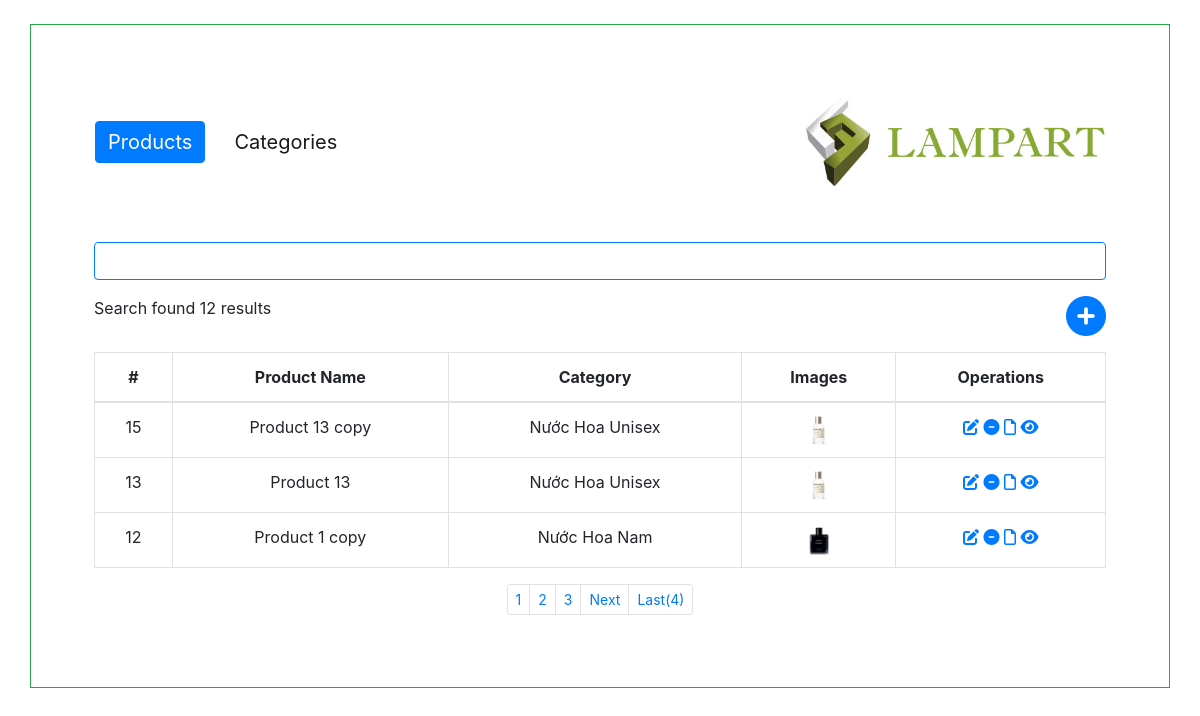
The page / on the database its author committed.
### tables this page shows
CREATE TABLE `products` (
  `id` int(11) NOT NULL,
  `name` varchar(255) NOT NULL,
  `category_id` int(11) NOT NULL,
  `thumb` varchar(255) NOT NULL
);

CREATE TABLE `categories` (
  `id` int(11) NOT NULL,
  `name` varchar(255) NOT NULL
);

### System/Core/Controller.php (called while the page is built, shortened)
<?php
class Controller extends Request
{
    public function view($master, $data)
    {
        extract($data);
        include __VIEW__ . $master . '.php';
    }
}

### App/Controllers/MainController.php (called while the page is built, shortened)
<?php
class MainController extends Controller
{
    protected $categoryModel;
    protected $productModel;
    public function __construct()
    {
        $this->categoryModel = new CategoryModel;
        $this->productModel = new ProductModel;
    }
    public function index()
    {
        $search = null;
        $limit  = 3;
        $page   = 1;
        $numRows = $this->productModel->getCountAll($search);
        $numRows = $numRows->num_rows;
        $sumPage = ceil($numRows / $limit);
        $offset = ($page - 1) * $limit;
        return $this->view('index', [
            'title' => 'Bài Test Lampart',
            'menus' => $this->categoryModel->get(),
            'products' => $this->productModel->get($limit, $offset, $search),
            'sumPage' => $sumPage,
            'page' => $page,
            'count' => $numRows
        ]);
    }
}

### System/Core/App.php (called while the page is built, shortened)
<?php
class App extends Route
{
    public function __construct()
    {
        try{
            $classController = new $nameController;
            call_user_func_array([$classController, $this->method], $this->params);
        }catch (Exception $err){
            $this->viewError($err->getCode(), $err);
        }
    }
}

### public/index.php (called while the page is built, shortened)
<?php
new System\Core\App;

### System/Core/Database.php (called while the page is built, shortened)
<?php
class Database
{
    protected function connectMysql($info = []){
        $this->conn = new mysqli($info['hostname'], $info['username'], $info['password'], $info['dbname']);
        return $this;
    }
}

### System/Core/Model.php (called while the page is built, shortened)
<?php
abstract class Model extends Database
{
    public function query($sql = '')
    {
        $result = $this->conn->query($sql);
        return $result ? $result : null;
    }
    public function getAll($sql= '')
    {
        $result = $this->query($sql);
        $data = [];
        while ($row = $result->fetch_assoc())
        {
            $data[] = $row;
        }
        return $data;
    }
}

### App/Models/ProductModel.php (called while the page is built, shortened)
<?php
class ProductModel extends Model
{
    protected $table = 'products';
    public function get($limit = 10, $offset = 0, $search = null)
    {
        $sql = "SELECT $this->table.id, $this->table.name, $this->table.thumb, categories.name as category, categories.id as category_id
        FROM $this->table LEFT JOIN categories ON $this->table.category_id = categories.id";
        $sql .= " ORDER BY $this->table.id desc LIMIT $limit OFFSET $offset";
        return  $this->getAll($sql);
    }
    public function getCountAll($search = null)
    {
        $sql = "SELECT $this->table.id FROM $this->table LEFT JOIN categories ON $this->table.category_id = categories.id";
        return $this->query($sql);
    }
}

### config/database.php (called while the page is built)
<?php
$_Config['database'] =
    [
        'hostname' => 'localhost',
        'username'   => 'root',
        'password'   => '',
        'dbname'   => 'lampart',
        'charset'    => 'utf8'
    ];

### App/Views/index.php (the view, shortened to what this page needs)
<!DOCTYPE html>
<html lang="en">
<head>
    <link rel="stylesheet" href="https://cdn.jsdelivr.net/npm/bootstrap@4.6.2/dist/css/bootstrap.min.css">
    <link rel="stylesheet" href="https://cdnjs.cloudflare.com/ajax/libs/font-awesome/6.2.0/css/all.min.css">
</head>
<body>
    <div class="container border border-success mt-4 mb-4 p-5">
        <div class="container border-success mt-3">
            <nav class="row navbar navbar-expand-lg navbar-light bg-white mb-5">
                <a class="navbar-brand btn btn-primary text-white" href="#">Products</a>
                <a class="navbar-brand btn" href="#">Categories</a>
                <img class="ml-auto" width="300" src="./img/logo.jpg" alt="">
            </nav>
            <section class="pb-4">
                <div class="form-outline mb-4">
                    <form action="" class="d-inline">
                        <input id="search-input" type="search" name="search" class="form-control mb-3 border-primary" value="<?=isset($_GET['search']) ? $_GET['search'] : ''?>">
                        <label class="form-label" for="datatable-search-input">Search found <?=$count?> results</label>
                    </form>
                    <a id="add" href="javascript:void(0)" class="float-right text-primary" data-toggle="modal" data-target="#form-modal"><i class="float-right fa-solid fa-circle-plus h1 "></i></a>
                </div>
                <table class="text-center table datatable-table table-bordered">
                    <thead class="datatable-header">
                        <tr>
                            <th>#</thtyle=>
                            <th>Product Name</th>
                            <th>Category</th>
                            <th>Images</th>
                            <th>Operations</th>
                        </tr>
                    </thead>
                    <tbody class="datatable-body">
                        <?php
                        foreach ($products as $v) {
                        ?>
                            <tr>
                                <td><?= $v['id'] ?></td>
                                <td><?= $v['name'] ?></td>
                                <td><?= $v['category'] ?></td>
                                <td><a href="./<?= $v['thumb'] ?>" target="_blank"><img src="./<?= $v['thumb'] ?>" alt="" style="width: 30px;"></a></td>
                                <td>
                                    <a href="javascript:void(0)" data-toggle="modal" data-target="#form-modal" onclick="showFormEdit(<?= $v['id'] ?>)" title="Sửa"><i class="fa-solid fa-pen-to-square"></i></a>
                                    <a href="javascript:void(0)" data-toggle="modal" data-target="#confirm" onclick="showConfirm(<?= $v['id'] ?>, 'delete')" title="Xóa"><i class="fa-solid fa-circle-minus"></i></a>
                                    <a href="javascript:void(0)" data-toggle="modal" data-target="#confirm" onclick="showConfirm(<?= $v['id'] ?>)" title="Sao chép"><i class="fa-regular fa-file"></i></a>
                                    <a href="javascript:void(0)" data-toggle="modal" data-target="#detail" onclick="showDetail(<?= $v['id'] ?>)" title="Xem"><i class="fa-solid fa-eye"></i></a>
                                </td>
                            </tr>
                        <?php } ?>
                    </tbody>
                </table>
                <?=pages($sumPage, $page)?>
            </section>
        </div>
    </div>
</body>
</html>

### System/helper.php (shortened to what this page needs)
<?php
if (!function_exists('pages')) {
    function pages($sumPage = 0, $page)
    {
        $html = '<ul class="pagination pagination-sm m-0 justify-content-center">';
        $start  = $page > 2 ? ($page - 2) : 1;
        $end    = ($sumPage - $page) >= 2 ? ($page + 2) : $sumPage;
        for ($i = $start; $i <= $end; $i++) {
            $html .= '<li class="page-item"><a class="page-link" href="' . fillerQuery(['pages' => $i]) . '">' . $i . '</a></li>';
        }
        if ($sumPage > $page) {
            $html .= '<li class="page-item"><a class="page-link" href="' . fillerQuery(['pages' => $page + 1]) . '">Next</a></li>';
            $html .= '<li class="page-item"><a class="page-link" href="' . fillerQuery(['pages' => $sumPage]) . '">Last('.$sumPage.')</a></li>';
        }
        $html .= '</ul>';
        return $html;
    }
}
function fillerQuery($query = [])
{
    $linkDefault = explode('?', $_SERVER['REQUEST_URI']);
    $link = $linkDefault[0];
    $queryDefault = $_GET;
    unset($queryDefault['qQuery']);
    $array = array_merge($queryDefault, $query);
    return $link . '?' . http_build_query($array);
}

### rows shown on the page
products: id "15", name "Product 13 copy", category.name "Nước Hoa Unisex", thumb (picture)
products: id "13", name "Product 13", category.name "Nước Hoa Unisex", thumb (picture)
products: id "12", name "Product 1 copy", category.name "Nước Hoa Nam", thumb (picture)

### other values the page prints
$count "12"
$sumPage "4"
